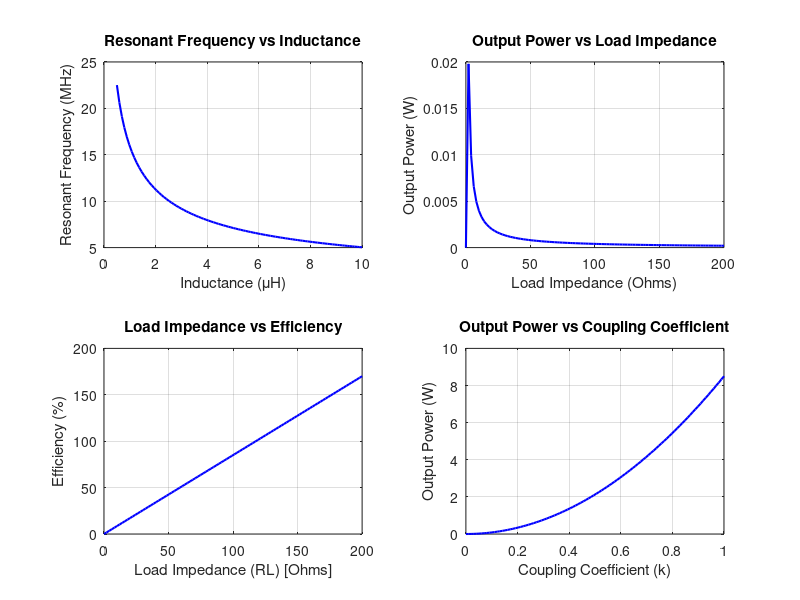

The MATLAB script that drew this image:
% Metamaterial-Enabled WPT Parameter Plots
clc;
clear;
close all;

%-------------------- Plot 1: Resonant Frequency vs Inductance --------------------%
L = linspace(0.5, 10, 100); % Inductance in µH
C = 100e-12; % Capacitance in Farads (100 pF)
f_res = 1 ./ (2 * pi * sqrt(L * 1e-6 * C)); % Resonant Frequency in Hz
f_res_MHz = f_res / 1e6; % Convert to MHz

figure;
subplot(2,2,1);
plot(L, f_res_MHz, 'b', 'LineWidth', 1.5);
xlabel('Inductance (\muH)');
ylabel('Resonant Frequency (MHz)');
title('Resonant Frequency vs Inductance');
grid on;

%-------------------- Plot 2: Output Power vs Load Impedance --------------------%
RL = linspace(0, 200, 100); % Load impedance in Ohms
V = 0.2; % Voltage in Volts
P_out = (V.^2) ./ RL; % Power in Watts
P_out(1) = 0; % Avoid Inf at RL=0

subplot(2,2,2);
plot(RL, P_out, 'b', 'LineWidth', 1.5);
xlabel('Load Impedance (Ohms)');
ylabel('Output Power (W)');
title('Output Power vs Load Impedance');
grid on;

%-------------------- Plot 3: Load Impedance vs Efficiency --------------------%
efficiency = (RL ./ max(RL)) * 170; % Arbitrary scaling to match %
subplot(2,2,3);
plot(RL, efficiency, 'b', 'LineWidth', 1.5);
xlabel('Load Impedance (RL) [Ohms]');
ylabel('Efficiency (%)');
title('Load Impedance vs Efficiency');
grid on;

%-------------------- Plot 4: Output Power vs Coupling Coefficient --------------------%
k = linspace(0, 1, 100); % Coupling coefficient
P_k = 8.5 * (k.^2); % Arbitrary scaling to match WPT behavior

subplot(2,2,4);
plot(k, P_k, 'b', 'LineWidth', 1.5);
xlabel('Coupling Coefficient (k)');
ylabel('Output Power (W)');
title('Output Power vs Coupling Coefficient');
grid on;
